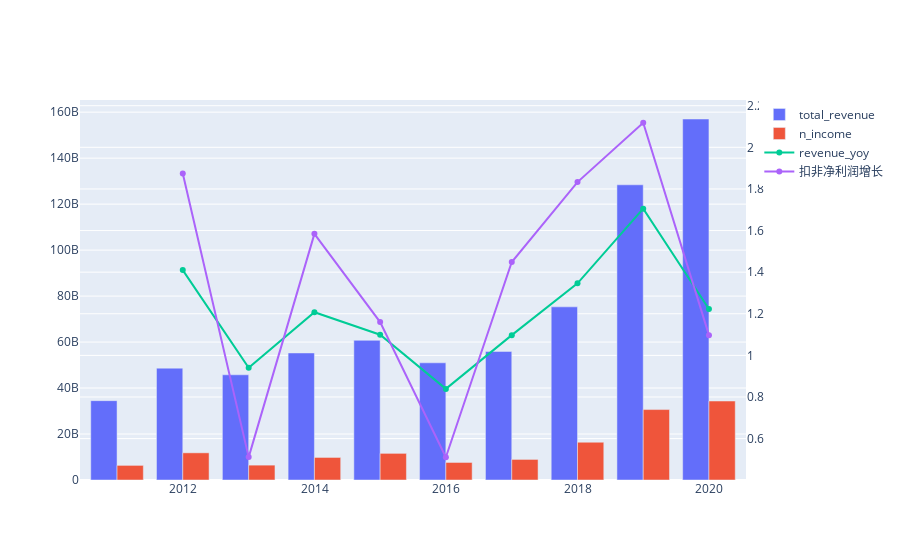

The notebook cell this image was saved under:
### Code cell
fig = go.Figure()

fig.add_trace(go.Bar(x=data_df.index, y=data_df.total_revenue, name='total_revenue',offsetgroup=0))
fig.add_trace(go.Bar(x=data_df.index, y=data_df.n_income,name='n_income', offsetgroup=1))

fig.add_trace(go.Scatter(x=data_df.index, y=data_df.revenue_yoy,name='revenue_yoy', yaxis='y2'))
fig.add_trace(go.Scatter(x=data_df.index, y=data_df.profit_dedt_yoy,name='扣非净利润增长', yaxis='y2'))

fig.update_layout(yaxis2=dict(anchor='x', overlaying='y', side='right'))#设置坐标轴的格式，一般次坐标轴在右侧
fig.show()

### Figure 1 — Plotly figure (JSON) as saved in the notebook; plotly's stock layout.template omitted (floating-point values rounded to 4 significant figures)
{"data": [{"name": "total_revenue", "offsetgroup": "0", "type": "bar", "x": ["2010-12-31", "2011-12-31", "2012-12-31", "2013-12-31", "2014-12-31", "2015-12-31", "2016-12-31", "2017-12-31", "2018-12-31", "2019-12-31"], "y": [34508281745, 48653808819, 45766203362, 55261676595, 60758500923, 50976036006, 55931900959, 75310819763, 128402625696, 157030328135]}, {"name": "n_income", "offsetgroup": "1", "type": "bar", "x": ["2010-12-31", "2011-12-31", "2012-12-31", "2013-12-31", "2014-12-31", "2015-12-31", "2016-12-31", "2017-12-31", "2018-12-31", "2019-12-31"], "y": [6354327170, 11824343967, 6462229748, 9811453904, 11587595783, 7627951676, 8950642624, 16428733895, 30636014460, 34352006686]}, {"name": "revenue_yoy", "type": "scatter", "x": ["2010-12-31", "2011-12-31", "2012-12-31", "2013-12-31", "2014-12-31", "2015-12-31", "2016-12-31", "2017-12-31", "2018-12-31", "2019-12-31"], "y": [null, 1.41, 0.9406, 1.207, 1.099, 0.839, 1.097, 1.346, 1.705, 1.223], "yaxis": "y2"}, {"name": "扣非净利润增长", "type": "scatter", "x": ["2010-12-31", "2011-12-31", "2012-12-31", "2013-12-31", "2014-12-31", "2015-12-31", "2016-12-31", "2017-12-31", "2018-12-31", "2019-12-31"], "y": [null, 1.874, 0.511, 1.584, 1.16, 0.5104, 1.449, 1.833, 2.118, 1.097], "yaxis": "y2"}], "layout": {"yaxis2": {"anchor": "x", "overlaying": "y", "side": "right"}}}
